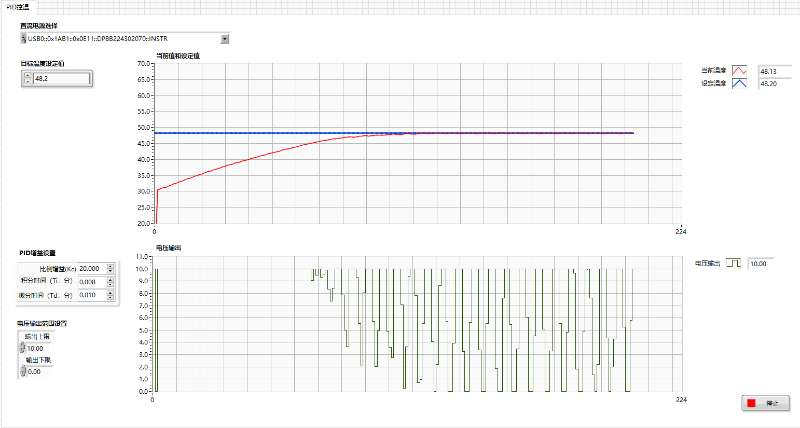
#> input picture COMSOL Simulation of Heat Conduction Process & PID Temperature Control Design Experiment Based on LabVIEW/IMG_05.jpg, 800 x 428 px
$ python -i Print.py   (imports and definitions only)
#> lines starting #> are read from the running program, lines starting #| are printed output that depends on the picture; after the words box and inside, x2 and y2 are one past the last pixel; in counts of white or black regions, pixels touching at a corner belong together
#> further down, picture is the input picture: shape (428, 800, 3); mean B, G, R 245.4, 245.8, 245.6
import cv2
import numpy as np
import glob
import os

# ──────────────────────────────────────────
# 設定
# ──────────────────────────────────────────
IMAGE_FOLDER = "/Users/rainhuang/Desktop/Data"
OUTPUT_PATH  = "/Users/rainhuang/Desktop/Data/output_stitched.jpg"
DIRECTION    = "horizontal"
AUTO_DETECT  = False
# ──────────────────────────────────────────


# [18 lines left out: functions load_images, order_points, not called in this run]


def auto_detect_corners(img):
    gray = cv2.cvtColor(img, cv2.COLOR_BGR2GRAY)
    blur = cv2.GaussianBlur(gray, (5, 5), 0)
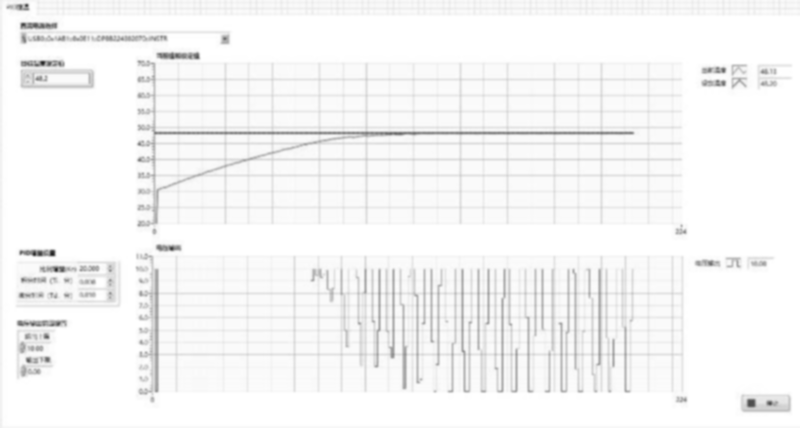
#> blur: shape (428, 800); min 34, max 255, mean 245.7
    edges = cv2.Canny(blur, 50, 150)
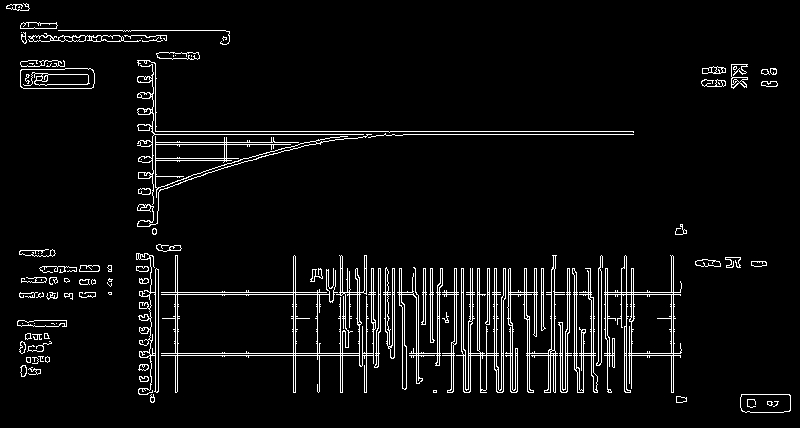
#> edges: shape (428, 800); 5.2% white in thin lines or dots
    kernel = np.ones((5, 5), np.uint8)
    edges = cv2.dilate(edges, kernel, iterations=2)
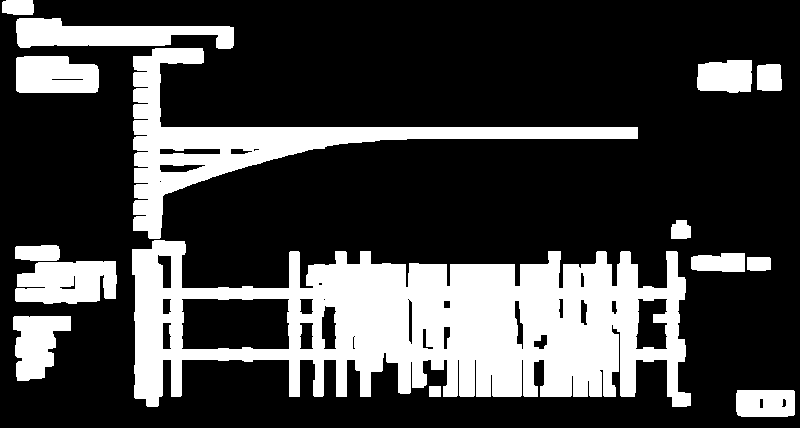
#> edges: shape (428, 800); 26% white; 15 white regions
    contours, _ = cv2.findContours(edges, cv2.RETR_EXTERNAL, cv2.CHAIN_APPROX_SIMPLE)
#> contours = 15 contours; largest, box (x1, y1, x2, y2) and area: (132, 240, 691, 407) 60576, (133, 48, 638, 239) 15654, (16, 18, 234, 49) 3998, (15, 261, 117, 304) 3519, (16, 56, 99, 93) 2688
    contours = sorted(contours, key=cv2.contourArea, reverse=True)
    for cnt in contours[:5]:
        peri = cv2.arcLength(cnt, True)
        approx = cv2.approxPolyDP(cnt, 0.02 * peri, True)
        if len(approx) == 4:
            return order_points(approx.reshape(4, 2))
#> this loop made 5 passes
#> peri on passes 1 to 5: 3365.3, 1700.3, 515.4, 384.4, 229.6
    h, w = img.shape[:2]
#> h = 428; w = 800
    print("  ⚠️  自動偵測失敗，使用整張圖邊界")
    return np.float32([[0, 0], [w, 0], [w, h], [0, h]])


# [29 lines left out: functions manual_select_corners, correct_perspective, not called in this run]


def enhance_document(img):
    """輕微抗鋸齒，唔做其他處理"""
    return cv2.GaussianBlur(img, (3, 3), 0.5)


# [69 lines left out: functions stitch_images, show_and_wait, main, show_and_wait, not called in this run]


# [2 lines not run here, left out]

>>> import cv2
>>> picture = cv2.imread('IMG_05.jpg')
>>> result = auto_detect_corners(picture)
#> result = [[0, 0], [800, 0], [800, 428], [0, 428]]

$ run again, on COMSOL Simulation of Heat Conduction Process & PID Temperature Control Design Experiment Based on LabVIEW/IMG_01.png
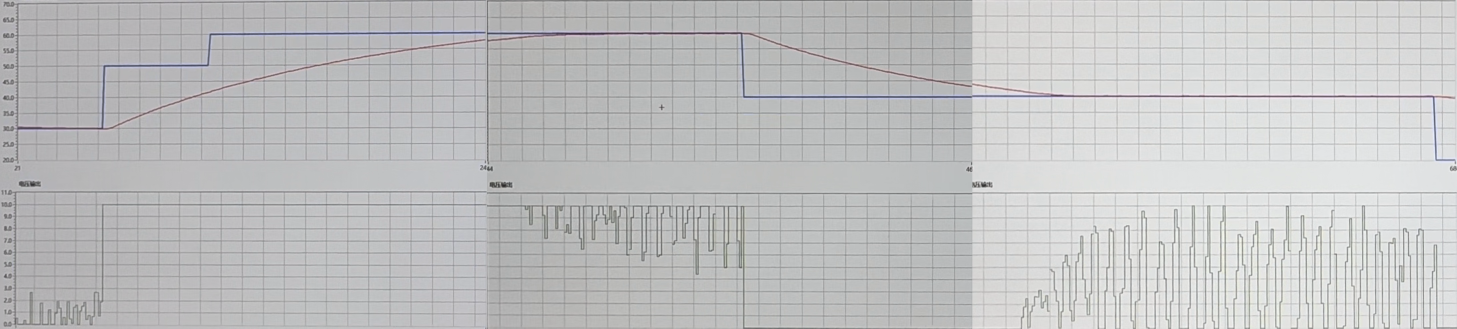
#> input picture COMSOL Simulation of Heat Conduction Process & PID Temperature Control Design Experiment Based on LabVIEW/IMG_01.png, 4370 x 985 px (shown at 1/3 size)
#> picture is the input picture: shape (985, 4370, 3); mean B, G, R 194, 193.4, 192.9
#> in auto_detect_corners, `edges = cv2.Canny(blur, 50, 150)`:
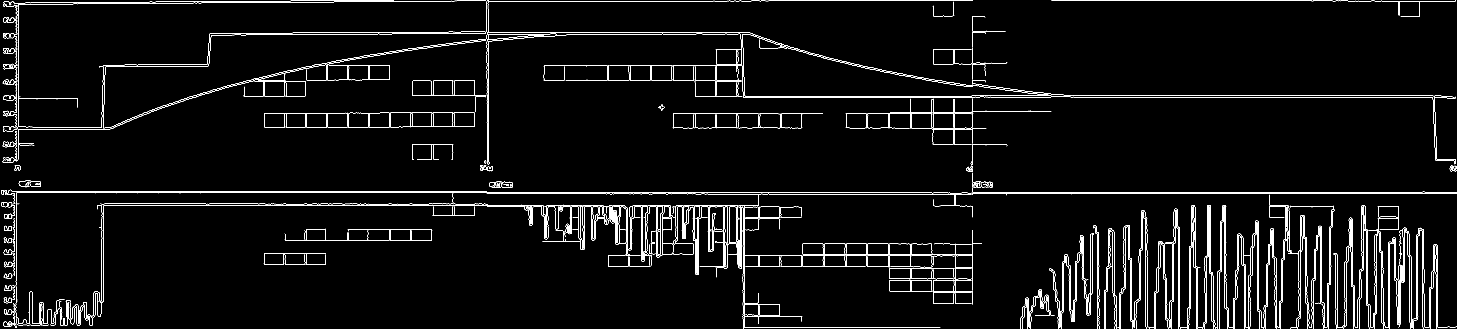
#> edges: shape (985, 4370) (shown at 1/3 size); 2.6% white in thin lines or dots
#> in auto_detect_corners, `edges = cv2.dilate(edges, kernel, iterations=2)`:
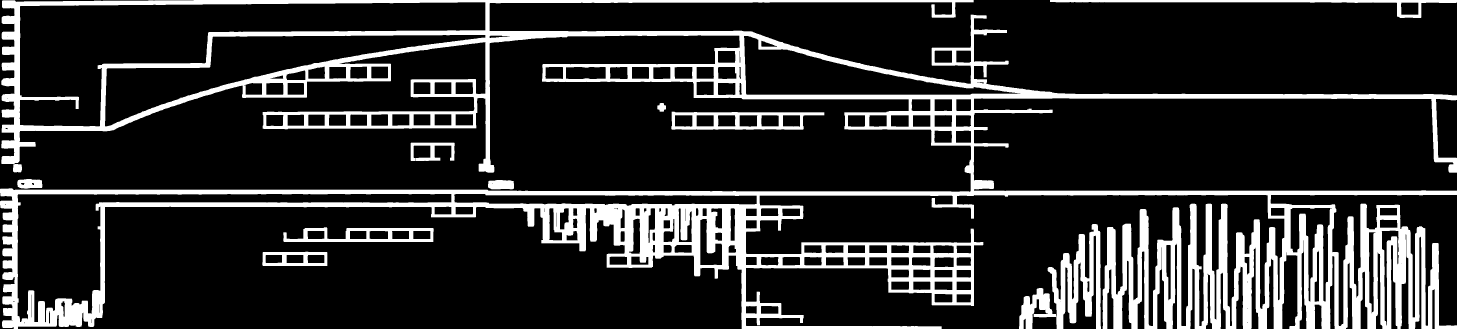
#> edges: shape (985, 4370) (shown at 1/3 size); 17.4% white; 12 white regions
#> contours = 12 contours; largest, box (x1, y1, x2, y2) and area: (0, 0, 4370, 985) 1315957, (3143, 672, 3303, 985) 21150, (2014, 335, 2473, 389) 20466, (850, 682, 1301, 726) 14780, (3150, 0, 4370, 54) 10989
#> the loop in auto_detect_corners, `for cnt in contours[:5]:` made 5 passes
#> peri on passes 2 to 4: 2842, 1029.3, 1082.3
#> result = [[0, 0], [4370, 0], [4370, 985], [0, 985]]

$ run again, on COMSOL Simulation of Heat Conduction Process & PID Temperature Control Design Experiment Based on LabVIEW/IMG_02.png
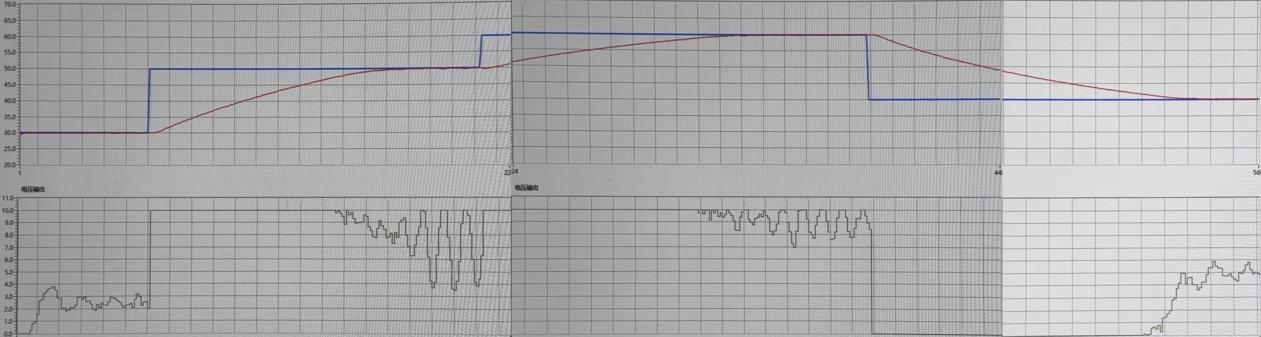
#> input picture COMSOL Simulation of Heat Conduction Process & PID Temperature Control Design Experiment Based on LabVIEW/IMG_02.png, 3783 x 1010 px (shown at 1/3 size)
#> picture is the input picture: shape (1010, 3783, 3); mean B, G, R 175.3, 174.6, 174.2
#> in auto_detect_corners, `edges = cv2.Canny(blur, 50, 150)`:
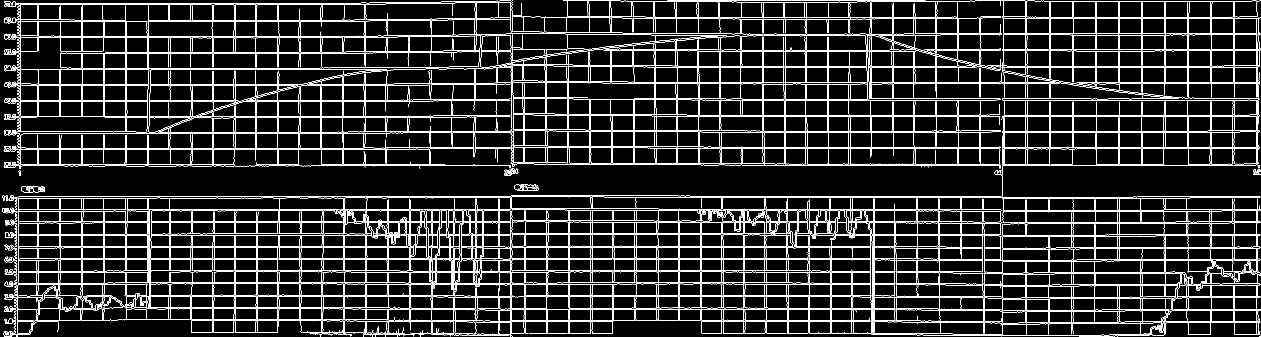
#> edges: shape (1010, 3783) (shown at 1/3 size); 6.8% white in thin lines or dots
#> in auto_detect_corners, `edges = cv2.dilate(edges, kernel, iterations=2)`:
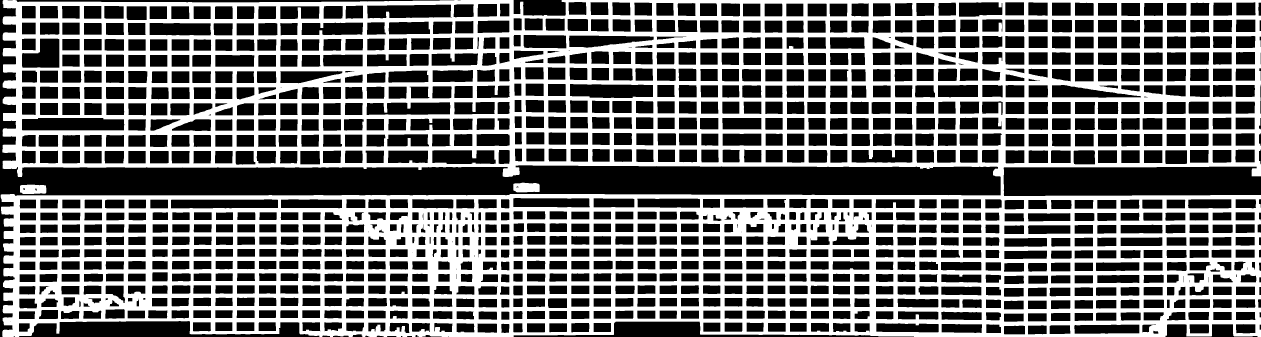
#> edges: shape (1010, 3783) (shown at 1/3 size); 41.7% white; 3 white regions
#> contours = 3 contours; box (x1, y1, x2, y2) and area: (2, 0, 3783, 1010) 3412615, (1540, 548, 1619, 577) 1982, (60, 554, 139, 582) 1958
#> the loop in auto_detect_corners, `for cnt in contours[:5]:` made 3 passes
#> peri on passes 1 to 3: 19812.1, 204.5, 202.9
#> result = [[0, 0], [3783, 0], [3783, 1010], [0, 1010]]
